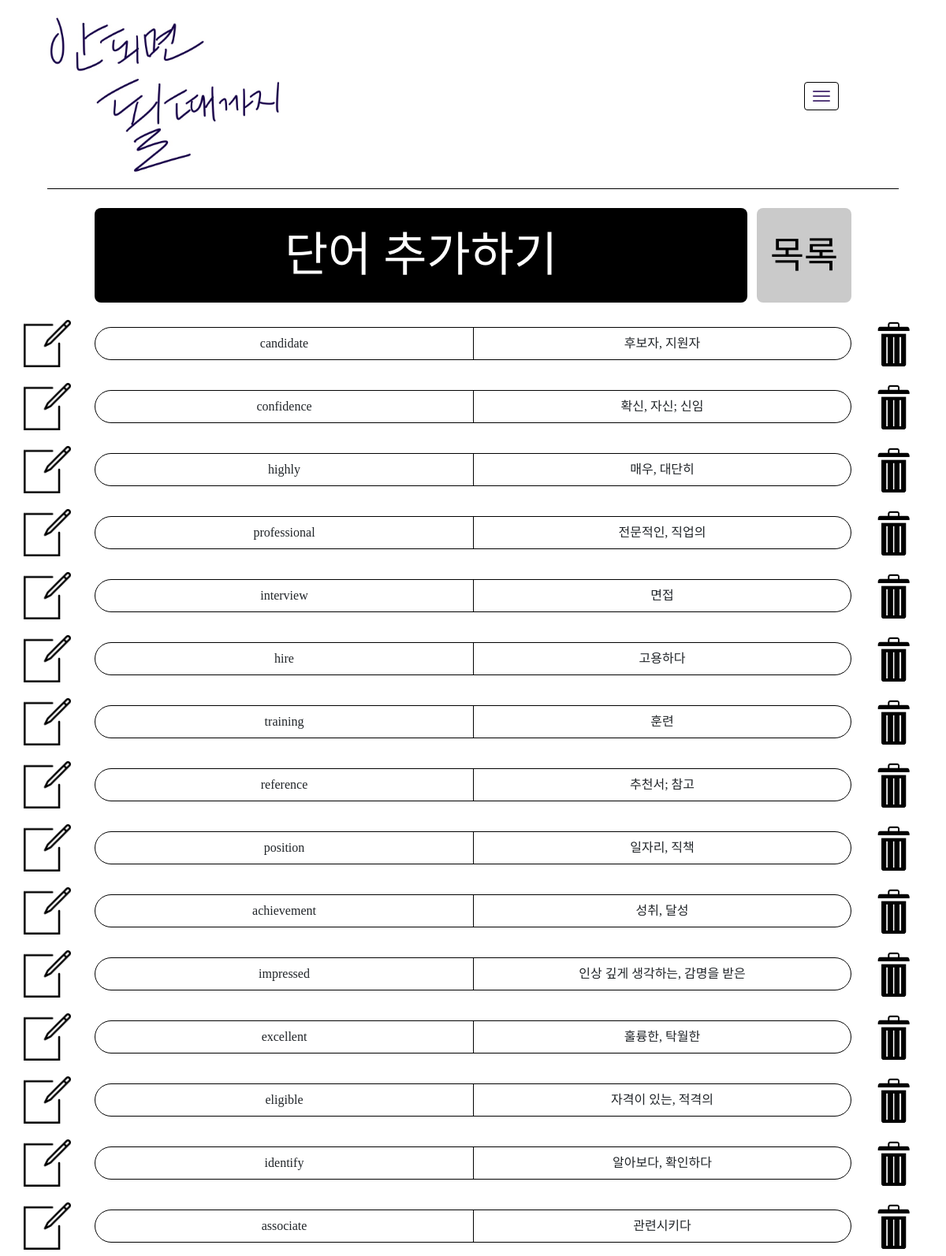
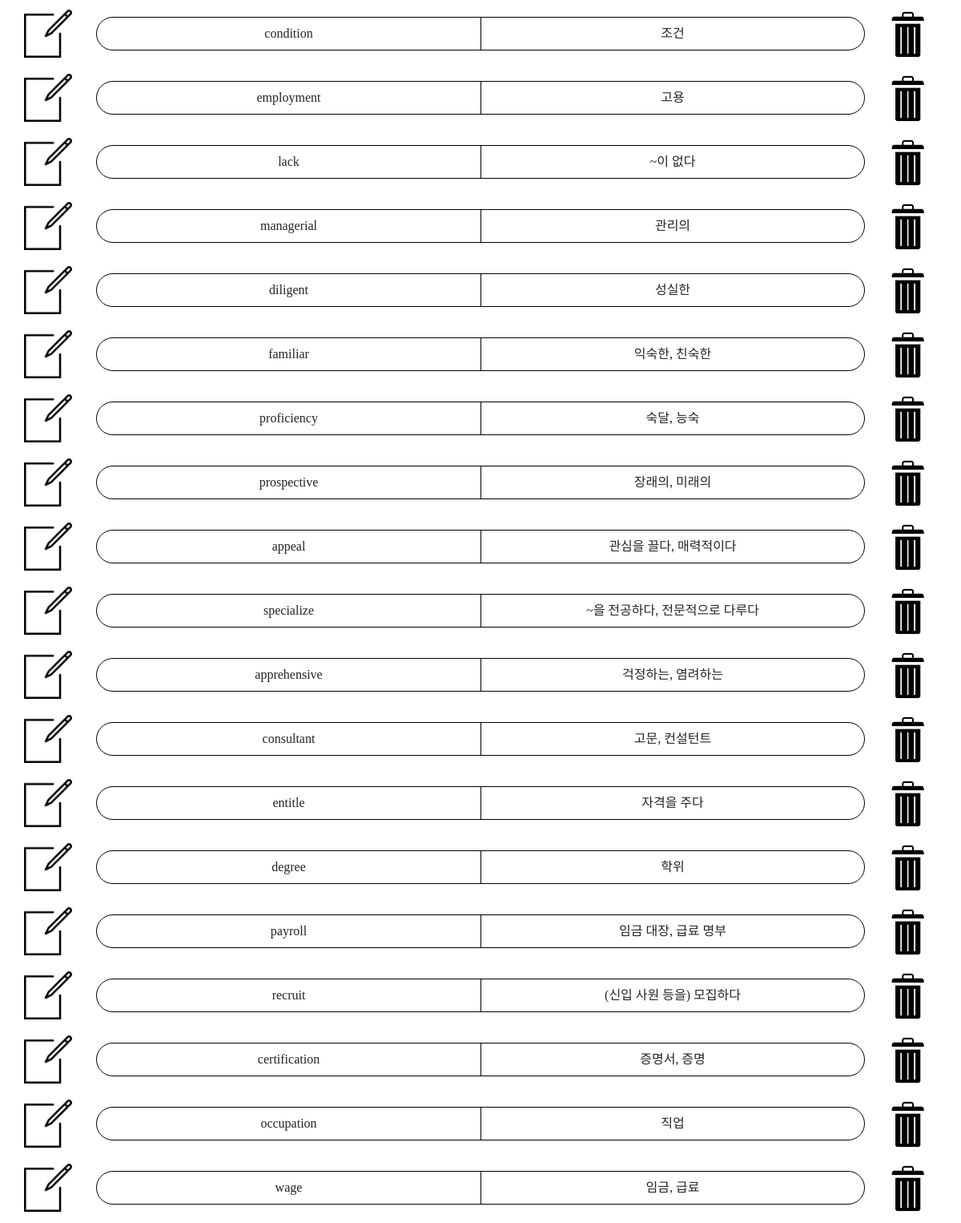
/study/vocabulary/words/1/ (signed in), run on the app's committed database (2 pictures, top to bottom).
### study/models.py (models this page shows)
class Vocas(models.Model):
    vocabulary = models.ForeignKey(Vocabulary, on_delete=models.CASCADE)
    author = models.ForeignKey(User, on_delete=models.CASCADE)
    eng = models.CharField(max_length=50)
    kor = models.CharField(max_length=50)
    today = models.DateField(default=datetime.today)

### study/views.py (the view)
# urls.py: path("vocabulary/words/<int:id>/", views.vocabulary_words),
@login_required
def vocabulary_words(request, id):
    vocabulary = Vocabulary.objects.get(id=id)
    vocas = Vocas.objects.filter(vocabulary=vocabulary)
    template = loader.get_template('study/vocabulary_words.html')
    context = {
        "vocas":vocas,
        "id": id,
    }
    return HttpResponse(template.render(context, request))

### templates/study/vocabulary_words.html (shortened to what this page needs)
<!DOCTYPE html>
<html lang="ko">
<head>
    {% load static %}
    <link rel="stylesheet" href="{% static 'study/css/vocabulary_daily.css' %}">
    <link href="https://cdn.jsdelivr.net/npm/bootstrap@5.2.1/dist/css/bootstrap.min.css" rel="stylesheet">
</head>
<body>
    <div class="hamberger_menu">
        <a class="navbar-toggle" href="#" role="button" id="dropdownMenuLink" data-bs-toggle="dropdown" aria-expanded="false">
            <span class="icon-bar"></span>
            <span class="icon-bar"></span>
            <span class="icon-bar"></span>
        </a>
    </div>
    <div class="title">
        <img src="{% static 'study/img/vocafight_logo.png' %}" class="logo">
    </div>
    <div class="entrances">
        <button type="button" class="entrance" onclick="location.href='/study/vocabulary/{{id}}/'">단어 추가하기</button>
        <button type="button" class="contents" onclick="location.href='/study/vocabulary/'">목록</button>
    </div>
    <div class="vocabulary">
    {% for voca in vocas %}
        <div class="voca voca_{{voca.id}}">
            <button class="edit" onclick="vocaEdit({{voca.id}})">
            </button>
            <div class="set">
                <div class="eng">
                    {{voca.eng}}
                </div>
                <div class="kor">
                    {{voca.kor}}
                </div>
            </div>
            <button class="delete" data-bs-toggle="modal" data-bs-target="#exampleModal{{voca.id}}">
            </button>
        </div>
    {% endfor %}
    </div>
</body>
</html>

### static/study/css/vocabulary_daily.css (style rules this page uses)
body { display: flex; flex-direction: column; justify-content: center; align-items: center; }
button { -webkit-appearance: none; border-radius: 0; }
.title { display: flex; align-items: center; width: 90vw; height: 20vmin; font-size: 5vh; border-bottom: 1px solid black; margin-bottom: 3vh; }
.logo { width: 25vmin; cursor: pointer; }
.vocabulary { display: flex; flex-direction: column; width: 95vmin; }
.voca { display: flex; justify-content: space-between; align-items: center; width: 95vmin; margin-bottom: 1vh; }
.set { display: flex; width: 80vmin; border-top: 1px solid black; border-bottom: 1px solid black; border-left: 1px solid black; border-right: 1px solid black; border-radius: 1vmax; }
.eng { display: flex; justify-content: center; align-items: center; width: 40vmin; padding: 1vh 1vw 1vh 1vw; font-family: 'GothicA1-Light'; }
.kor { display: flex; justify-content: center; align-items: center; width: 40vmin; flex-wrap: wrap; border-left: 1px solid black; padding: 1vh 1vw 1vh 1vw; font-family: 'GothicA1-Light'; }
.edit { border: none; background-color: white; width: 5vmin; height: 5vmin; background-image: url("/static/study/img/edit.png"); background-size: contain; background-repeat: no-repeat; }
.delete { border: none; background-color: white; width: 5vmin; height: 6vmin; background-image: url("/static/study/img/delete.png"); background-size: contain; background-repeat: no-repeat; }
.entrances { display: flex; justify-content: space-between; align-items: center; width: 80vmin; margin-bottom: 2vh; }
.entrance { display: flex; justify-content: center; align-items: center; width: 69vmin; height: 10vmin; font-size: 5vmin; font-weight:normal; border-radius: 1vh; background-color: black; color: rgb(255, 255, 255); border: none; font-family: 'GothicA1-Light'; }
.contents { display: flex; justify-content: center; align-items: center; width: 10vmin; height: 10vmin; font-size: 1.5vmax; font-weight:normal; border-radius: 1vh; background-color: rgb(202, 202, 202); color: black; border: none; font-family: 'GothicA1-Light'; }
.hamberger_menu { position: absolute; top: 8vmin; right: 10vw; width: 5vw; }
.navbar-toggle { position: relative; float: left; padding: 10px; margin-top: 8px; margin-right: 15px; margin-bottom: 8px; background-color: white; background-image: none; border: 1px solid black; border-radius: 4px; }
.icon-bar { background-color: #563d7c; display: block; width: 22px; height: 2px; border-radius: 1px; }
.navbar-toggle .icon-bar+.icon-bar { margin-top: 4px; }

### data on the page
Vocas: eng "candidate", kor "후보자, 지원자"
Vocas: eng "confidence", kor "확신, 자신; 신임"
Vocas: eng "highly", kor "매우, 대단히"
Vocas: eng "professional", kor "전문적인, 직업의"
Vocas: eng "interview", kor "면접"
Vocas: eng "hire", kor "고용하다"
Vocas: eng "training", kor "훈련"
Vocas: eng "reference", kor "추천서; 참고"
Vocas: eng "position", kor "일자리, 직책"
Vocas: eng "achievement", kor "성취, 달성"
Vocas: eng "impressed", kor "인상 깊게 생각하는, 감명을 받은"
Vocas: eng "excellent", kor "훌륭한, 탁월한"
Vocas: eng "eligible", kor "자격이 있는, 적격의"
Vocas: eng "identify", kor "알아보다, 확인하다"
Vocas: eng "associate", kor "관련시키다"
Vocas: eng "condition", kor "조건"
Vocas: eng "employment", kor "고용"
Vocas: eng "lack", kor "~이 없다"
Vocas: eng "managerial", kor "관리의"
Vocas: eng "diligent", kor "성실한"
Vocas: eng "familiar", kor "익숙한, 친숙한"
Vocas: eng "proficiency", kor "숙달, 능숙"
Vocas: eng "prospective", kor "장래의, 미래의"
Vocas: eng "appeal", kor "관심을 끌다, 매력적이다"
Vocas: eng "specialize", kor "~을 전공하다, 전문적으로 다루다"
Vocas: eng "apprehensive", kor "걱정하는, 염려하는"
Vocas: eng "consultant", kor "고문, 컨설턴트"
Vocas: eng "entitle", kor "자격을 주다"
Vocas: eng "degree", kor "학위"
Vocas: eng "payroll", kor "임금 대장, 급료 명부"
Vocas: eng "recruit", kor "(신입 사원 등을) 모집하다"
Vocas: eng "certification", kor "증명서, 증명"
Vocas: eng "occupation", kor "직업"
Vocas: eng "wage", kor "임금, 급료"
